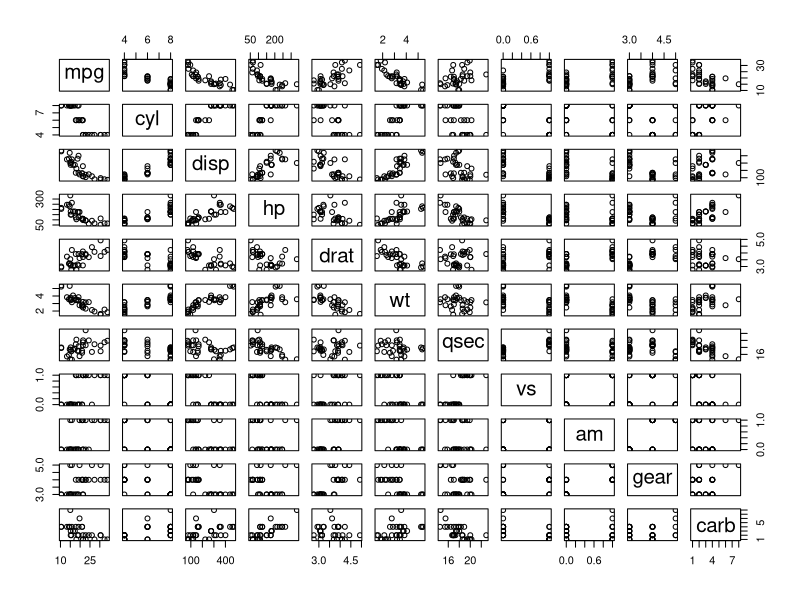
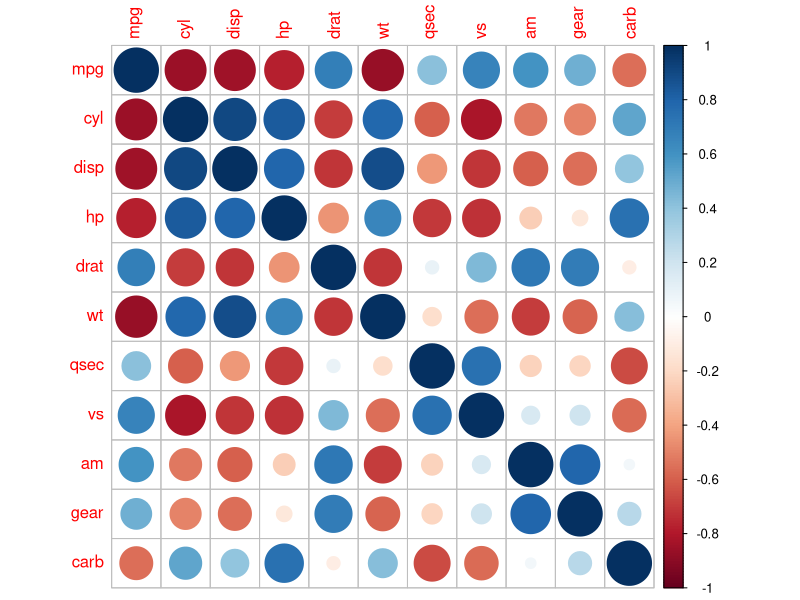
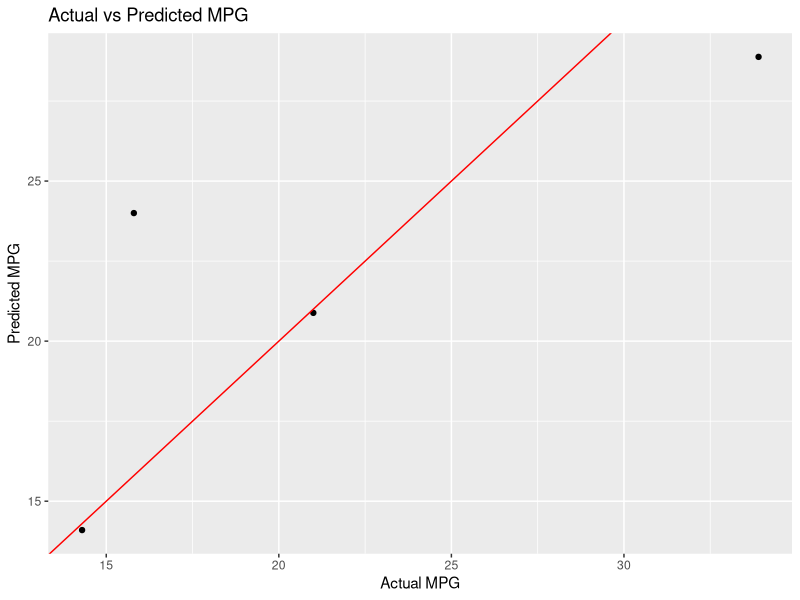

Here is the R script that generated these plots, in order:
# Load necessary libraries
library(dplyr)
library(ggplot2)
library(caret)
library(corrplot)

# Load the dataset
data("mtcars")
df <- mtcars

# Step 1: Check for missing values
if (sum(is.na(df)) > 0) {
  df <- na.omit(df)
}

# Step 2: Exploratory Data Analysis (EDA)
summary(df)
pairs(df)

cor_matrix <- cor(df)
print(cor_matrix)
corrplot::corrplot(cor_matrix, method = "circle")

# Step 3: Split the data into training and testing sets
set.seed(123)
trainIndex <- createDataPartition(df$mpg, p = 0.8, list = FALSE)
train <- df[trainIndex, ]
test <- df[-trainIndex, ]

# Step 4: Build a linear regression model
model <- lm(mpg ~ ., data = train)
summary(model)

# Step 5: Predict on the test set and evaluate the model
predictions <- predict(model, test)
mse <- mean((predictions - test$mpg)^2)
rmse <- sqrt(mse)
rsq <- 1 - sum((predictions - test$mpg)^2) / sum((mean(train$mpg) - test$mpg)^2)

cat("MSE:", mse, "\nRMSE:", rmse, "\nR-squared:", rsq, "\n")

# Step 6: Visualize the results
ggplot(test, aes(x = mpg, y = predictions)) +
  geom_point() +
  geom_abline(slope = 1, intercept = 0, color = 'red') +
  labs(title = "Actual vs Predicted MPG", x = "Actual MPG", y = "Predicted MPG")
